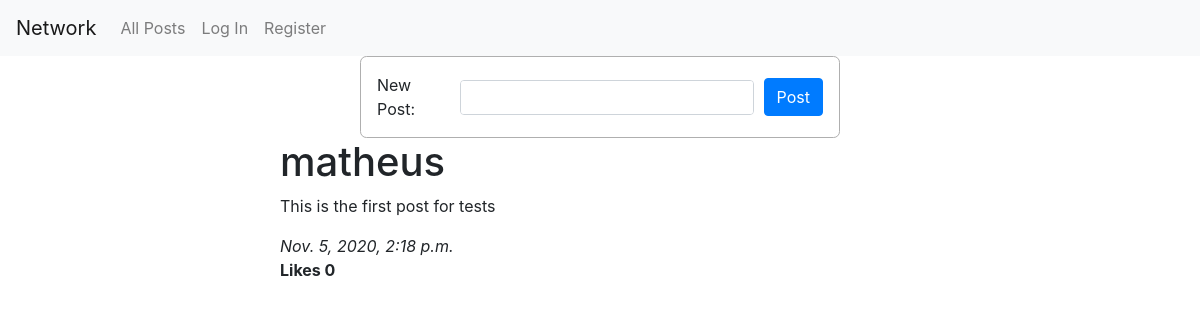
The app's page /, older data.
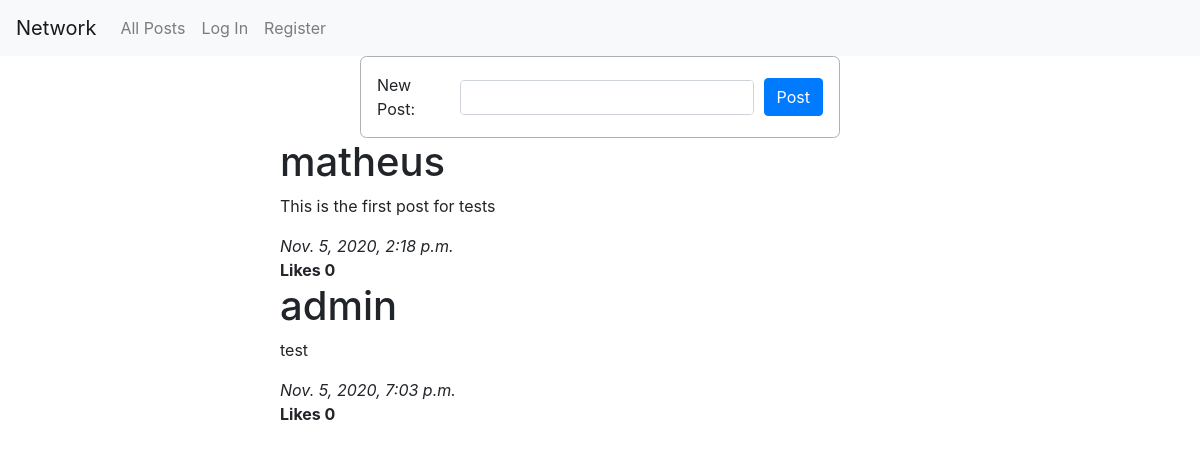
The same page, newer data.
### network/models.py (models this page shows, shortened)
class Post(models.Model):
    poster = models.ForeignKey(User, on_delete=models.CASCADE, related_name='posts')
    content = models.TextField()
    timestamp = models.DateTimeField(auto_now=True)
    likes = models.IntegerField(default=0)

class User(AbstractUser):
    pass

### network/views.py (the view)
# urls.py: path("", views.index, name="index"),
def index(request):
    from .forms import NewPostForm
    if request.method == 'POST':
        newPostForm = NewPostForm(request.POST)
        if newPostForm.is_valid():
            newPostContent = newPostForm.cleaned_data['newPostContent']
            newPost = Post.objects.create(
                poster=request.user,
                content=newPostContent
            )
            newPost.save()
            print('New post created successfully!')
            allPosts = Post.objects.all()
    elif request.method == 'GET':
        allPosts = Post.objects.all()
    return render(request, "network/index.html", {
        'newPostForm': NewPostForm(),
        'allPosts': allPosts
    })

### network/forms.py
class NewPostForm(forms.Form):
    newPostContent = forms.CharField(
        widget=forms.Textarea(attrs={
            'id': 'newPost',
            'class': 'form-control',
            'cols': 20,
            'rows': 4
        }),
        label='New Post'
    )

### network/templates/network/index.html (shortened to what this page needs)
{% extends "network/layout.html" %}
{% load static %}
{% block body %}
    <form action="{% url 'index' %}" method="POST" class="newPostArea">
        {{ newPostForm }}
        <button id="submitNewPost" class="btn btn-primary" button>Post</button>
    </form>
    <div class="postsContainer">
        {% for post in allPosts %}
            <h1>{{ post.poster }}</h1>
            <p>{{ post.content }}</p>
            <em>{{ post.timestamp }}</em>
            <br>
            <strong>Likes {{ post.likes }}</strong>
        {% endfor %}
    </div>
{% endblock %}

Row changes from the older to the newer data that the page shows:
added Post: poster "admin", content "test", timestamp "Nov. 5, 2020, 7:03 p.m.", likes "0"
